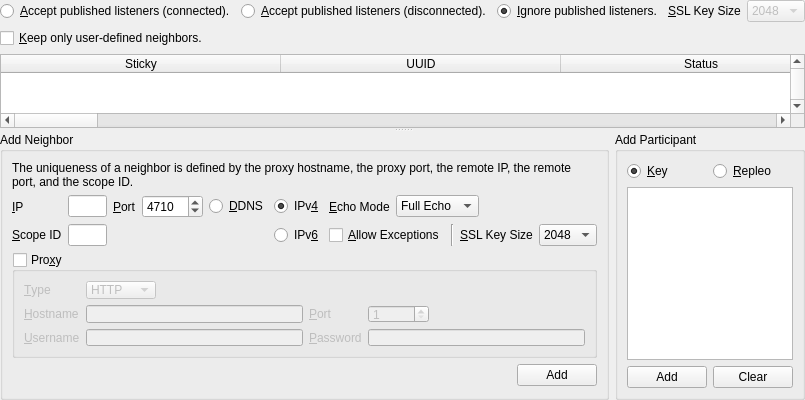
             <widget class="QSplitter" name="neighborsVerticalSplitter">
              <property name="orientation">
               <enum>Qt::Vertical</enum>
              </property>
              <widget class="QWidget" name="layoutWidget1a">
               <layout class="QVBoxLayout" name="verticalLayout_2">
                <item>
                 <layout class="QHBoxLayout" name="horizontalLayout_24">
                  <item>
                   <layout class="QHBoxLayout" name="horizontalLayout_4">
                    <item>
                     <widget class="QRadioButton" name="acceptPublishedConnected">
                      <property name="toolTip">
                       <string>Select this option if you would like to accept and connect to published listeners.</string>
                      </property>
                      <property name="text">
                       <string>&amp;Accept published listeners (connected).</string>
                      </property>
                     </widget>
                    </item>
                    <item>
                     <widget class="QRadioButton" name="acceptPublishedDisconnected">
                      <property name="toolTip">
                       <string>Select this option if you would like to accept published listeners.</string>
                      </property>
                      <property name="text">
                       <string>&amp;Accept published listeners (disconnected).</string>
                      </property>
                      <property name="checked">
                       <bool>false</bool>
                      </property>
                     </widget>
                    </item>
                    <item>
                     <widget class="QRadioButton" name="ignorePublished">
                      <property name="text">
                       <string>&amp;Ignore published listeners.</string>
                      </property>
                      <property name="checked">
                       <bool>true</bool>
                      </property>
                     </widget>
                    </item>
                   </layout>
                  </item>
                  <item>
                   <widget class="QLabel" name="label_30">
                    <property name="text">
                     <string>&amp;SSL Key Size</string>
                    </property>
                    <property name="buddy">
                     <cstring>neighborKeySize</cstring>
                    </property>
                   </widget>
                  </item>
                  <item>
                   <widget class="QComboBox" name="publishedKeySize">
                    <property name="enabled">
                     <bool>false</bool>
                    </property>
                    <property name="sizeAdjustPolicy">
                     <enum>QComboBox::AdjustToContents</enum>
                    </property>
                    <item>
                     <property name="text">
                      <string>2048</string>
                     </property>
                    </item>
                    <item>
                     <property name="text">
                      <string>3072</string>
                     </property>
                    </item>
                    <item>
                     <property name="text">
                      <string>4096</string>
                     </property>
                    </item>
                   </widget>
                  </item>
                  <item>
                   <spacer name="horizontalSpacer_24">
                    <property name="orientation">
                     <enum>Qt::Horizontal</enum>
                    </property>
                    <property name="sizeHint" stdset="0">
                     <size>
                      <width>40</width>
                      <height>20</height>
                     </size>
                    </property>
                   </spacer>
                  </item>
                 </layout>
                </item>
                <item>
                 <layout class="QHBoxLayout" name="horizontalLayout_28">
                  <item>
                   <widget class="QCheckBox" name="keepOnlyUserDefinedNeighbors">
                    <property name="text">
                     <string>&amp;Keep only user-defined neighbors.</string>
                    </property>
                   </widget>
                  </item>
                  <item>
                   <spacer name="horizontalSpacer_25">
                    <property name="orientation">
                     <enum>Qt::Horizontal</enum>
                    </property>
                    <property name="sizeHint" stdset="0">
                     <size>
                      <width>40</width>
                      <height>20</height>
                     </size>
                    </property>
                   </spacer>
                  </item>
                 </layout>
                </item>
                <item>
                 <widget class="QTableWidget" name="neighbors">
                  <property name="verticalScrollBarPolicy">
                   <enum>Qt::ScrollBarAlwaysOn</enum>
                  </property>
                  <property name="alternatingRowColors">
                   <bool>true</bool>
                  </property>
                  <property name="selectionMode">
                   <enum>QAbstractItemView::SingleSelection</enum>
                  </property>
                  <property name="selectionBehavior">
                   <enum>QAbstractItemView::SelectRows</enum>
                  </property>
                  <property name="horizontalScrollMode">
                   <enum>QAbstractItemView::ScrollPerPixel</enum>
                  </property>
                  <property name="sortingEnabled">
                   <bool>true</bool>
                  </property>
                  <attribute name="horizontalHeaderDefaultSectionSize">
                   <number>280</number>
                  </attribute>
                  <attribute name="horizontalHeaderShowSortIndicator" stdset="0">
                   <bool>true</bool>
                  </attribute>
                  <attribute name="horizontalHeaderStretchLastSection">
                   <bool>true</bool>
                  </attribute>
                  <column>
                   <property name="text">
                    <string>Sticky</string>
                   </property>
                  </column>
                  <column>
                   <property name="text">
                    <string>UUID</string>
                   </property>
                  </column>
                  <column>
                   <property name="text">
                    <string>Status</string>
                   </property>
                  </column>
                  <column>
                   <property name="text">
                    <string>SSL Key Size</string>
                   </property>
                  </column>
                  <column>
                   <property name="text">
                    <string>Status Control</string>
                   </property>
                  </column>
                  <column>
                   <property name="text">
                    <string>Local IP</string>
                   </property>
                  </column>
                  <column>
                   <property name="text">
                    <string>Local Port</string>
                   </property>
                  </column>
                  <column>
                   <property name="text">
                    <string>External IP</string>
                   </property>
                  </column>
                  <column>
                   <property name="text">
                    <string>External Port</string>
                   </property>
                  </column>
                  <column>
                   <property name="text">
                    <string>Country</string>
                   </property>
                  </column>
                  <column>
                   <property name="text">
                    <string>Remote IP</string>
                   </property>
                  </column>
                  <column>
                   <property name="text">
                    <string>Remote Port</string>
                   </property>
                  </column>
                  <column>
                   <property name="text">
                    <string>Scope ID</string>
                   </property>
                  </column>
                  <column>
                   <property name="text">
                    <string>Protocol</string>
                   </property>
                  </column>
                  <column>
                   <property name="text">
                    <string>Proxy Hostname</string>
                   </property>
                  </column>
                  <column>
                   <property name="text">
                    <string>Proxy Port</string>
                   </property>
                  </column>
                  <column>
                   <property name="text">
                    <string>Max. Buffer Size (Bytes)</string>
                   </property>
                  </column>
                  <column>
                   <property name="text">
                    <string>Max. Content Length (Bytes)</string>
                   </property>
                  </column>
                  <column>
                   <property name="text">
                    <string>Echo Mode</string>
                   </property>
                  </column>
                  <column>
                   <property name="text">
                    <string>Uptime (Seconds)</string>
                   </property>
                  </column>
                  <column>
                   <property name="text">
                    <string>Allow Certificate Exceptions</string>
                   </property>
                  </column>
                  <column>
                   <property name="text">
                    <string>Certificate Digest</string>
                   </property>
                  </column>
                  <column>
                   <property name="text">
                    <string>Bytes Read</string>
                   </property>
                  </column>
                  <column>
                   <property name="text">
                    <string>Bytes Written</string>
                   </property>
                  </column>
                  <column>
                   <property name="text">
                    <string>is_encrypted</string>
                   </property>
                  </column>
                  <column>
                   <property name="text">
                    <string>OID</string>
                   </property>
                  </column>
                 </widget>
                </item>
               </layout>
              </widget>
              <widget class="QWidget" name="layoutWidget1b">
               <layout class="QHBoxLayout" name="horizontalLayout_2">
                <item>
                 <widget class="QGroupBox" name="groupBox_addip_2">
                  <property name="title">
                   <string>Add Neighbor</string>
                  </property>
                  <layout class="QVBoxLayout" name="verticalLayout_21">
                   <property name="bottomMargin">
                    <number>11</number>
                   </property>
                   <item>
                    <widget class="QLabel" name="label_23">
                     <property name="text">
                      <string>The uniqueness of a neighbor is defined by the proxy hostname, the proxy port, the remote IP, the remote port, and the scope ID.</string>
                     </property>
                     <property name="wordWrap">
                      <bool>true</bool>
                     </property>
                    </widget>
                   </item>
                   <item>
                    <layout class="QGridLayout" name="gridLayout_3">
                     <item row="0" column="1">
                      <widget class="QLineEdit" name="neighborIP"/>
                     </item>
                     <item row="0" column="0">
                      <widget class="QLabel" name="label_24">
                       <property name="sizePolicy">
                        <sizepolicy hsizetype="Minimum" vsizetype="Preferred">
                         <horstretch>0</horstretch>
                         <verstretch>0</verstretch>
                        </sizepolicy>
                       </property>
                       <property name="layoutDirection">
                        <enum>Qt::RightToLeft</enum>
                       </property>
                       <property name="text">
                        <string>&amp;IP</string>
                       </property>
                       <property name="buddy">
                        <cstring>neighborIP</cstring>
                       </property>
                      </widget>
                     </item>
                     <item row="0" column="3">
                      <widget class="QSpinBox" name="neighborPort">
                       <property name="minimum">
                        <number>1</number>
                       </property>
                       <property name="maximum">
                        <number>65535</number>
                       </property>
                       <property name="value">
                        <number>4710</number>
                       </property>
                      </widget>
                     </item>
                     <item row="0" column="5">
                      <widget class="QRadioButton" name="ipv4Neighbor">
                       <property name="layoutDirection">
                        <enum>Qt::LeftToRight</enum>
                       </property>
                       <property name="text">
                        <string>IPv&amp;4</string>
                       </property>
                       <property name="checked">
                        <bool>true</bool>
                       </property>
                      </widget>
                     </item>
                     <item row="0" column="2">
                      <widget class="QLabel" name="label_13">
                       <property name="sizePolicy">
                        <sizepolicy hsizetype="Minimum" vsizetype="Preferred">
                         <horstretch>0</horstretch>
                         <verstretch>0</verstretch>
                        </sizepolicy>
                       </property>
                       <property name="layoutDirection">
                        <enum>Qt::RightToLeft</enum>
                       </property>
                       <property name="text">
                        <string>&amp;Port</string>
                       </property>
                       <property name="buddy">
                        <cstring>neighborPort</cstring>
                       </property>
                      </widget>
                     </item>
                     <item row="1" column="0">
                      <widget class="QLabel" name="neighborScopeIdLabel">
                       <property name="text">
                        <string>&amp;Scope ID</string>
                       </property>
                       <property name="buddy">
                        <cstring>neighborScopeId</cstring>
                       </property>
                      </widget>
                     </item>
                     <item row="1" column="1">
                      <widget class="QLineEdit" name="neighborScopeId"/>
                     </item>
                     <item row="1" column="5">
                      <widget class="QRadioButton" name="ipv6Neighbor">
                       <property name="layoutDirection">
                        <enum>Qt::LeftToRight</enum>
                       </property>
                       <property name="text">
                        <string>IPv&amp;6</string>
                       </property>
                      </widget>
                     </item>
                     <item row="0" column="4">
                      <widget class="QRadioButton" name="dynamicdns">
                       <property name="toolTip">
                        <string>Dynamic DNS</string>
                       </property>
                       <property name="text">
                        <string>&amp;DDNS</string>
                       </property>
                      </widget>
                     </item>
                     <item row="1" column="6">
                      <layout class="QHBoxLayout" name="horizontalLayout_35">
                       <item>
                        <widget class="QCheckBox" name="addException">
                         <property name="toolTip">
                          <string>&lt;html&gt;&lt;head/&gt;&lt;body&gt;&lt;p&gt;Spot-On will record peer certificates during initial connections. Subsequent connections will cause Spot-On to inspect peer certificates. If there are discrepancies between recorded certificates and transmitted certificates, Spot-On will abandon the connections. Enable this option if you would like Spot-On to ignore discrepancies.&lt;/p&gt;&lt;/body&gt;&lt;/html&gt;</string>
                         </property>
                         <property name="text">
                          <string>&amp;Allow Exceptions</string>
                         </property>
                        </widget>
                       </item>
                       <item>
                        <widget class="Line" name="line_7">
                         <property name="orientation">
                          <enum>Qt::Vertical</enum>
                         </property>
                        </widget>
                       </item>
                       <item>
                        <widget class="QLabel" name="label_29">
                         <property name="text">
                          <string>&amp;SSL Key Size</string>
                         </property>
                         <property name="buddy">
                          <cstring>neighborKeySize</cstring>
                         </property>
                        </widget>
                       </item>
                       <item>
                        <widget class="QComboBox" name="neighborKeySize">
                         <property name="sizeAdjustPolicy">
                          <enum>QComboBox::AdjustToContents</enum>
                         </property>
                         <item>
                          <property name="text">
                           <string>2048</string>
                          </property>
                         </item>
                         <item>
                          <property name="text">
                           <string>3072</string>
                          </property>
                         </item>
                         <item>
                          <property name="text">
                           <string>4096</string>
                          </property>
                         </item>
                        </widget>
                       </item>
                       <item>
                        <spacer name="horizontalSpacer_42">
                         <property name="orientation">
                          <enum>Qt::Horizontal</enum>
                         </property>
                         <property name="sizeHint" stdset="0">
                          <size>
                           <width>40</width>
                           <height>20</height>
                          </size>
                         </property>
                        </spacer>
                       </item>
                      </layout>
                     </item>
                     <item row="0" column="6">
                      <layout class="QHBoxLayout" name="horizontalLayout_44">
                       <item>
                        <widget class="QLabel" name="label_39">
                         <property name="text">
                          <string>&amp;Echo Mode</string>
                         </property>
                         <property name="buddy">
                          <cstring>neighborsEchoMode</cstring>
                         </property>
                        </widget>
                       </item>
                       <item>
                        <widget class="QComboBox" name="neighborsEchoMode">
                         <property name="sizeAdjustPolicy">
                          <enum>QComboBox::AdjustToContents</enum>
                         </property>
                         <item>
                          <property name="text">
                           <string>Full Echo</string>
                          </property>
                         </item>
                         <item>
                          <property name="text">
                           <string>Half Echo</string>
                          </property>
                         </item>
                        </widget>
                       </item>
                       <item>
                        <spacer name="horizontalSpacer_40">
                         <property name="orientation">
                          <enum>Qt::Horizontal</enum>
                         </property>
                         <property name="sizeHint" stdset="0">
                          <size>
                           <width>40</width>
                           <height>20</height>
                          </size>
                         </property>
                        </spacer>
                       </item>
                      </layout>
                     </item>
                    </layout>
                   </item>
                   <item>
                    <widget class="QGroupBox" name="proxy">
                     <property name="title">
                      <string>Pro&amp;xy</string>
                     </property>
                     <property name="checkable">
                      <bool>true</bool>
                     </property>
                     <property name="checked">
                      <bool>false</bool>
                     </property>
                     <layout class="QGridLayout" name="gridLayout_5">
                      <item row="0" column="0">
                       <widget class="QLabel" name="label_3">
                        <property name="text">
                         <string>&amp;Type</string>
                        </property>
                        <property name="buddy">
                         <cstring>proxyType</cstring>
                        </property>
                       </widget>
                      </item>
                      <item row="1" column="0">
                       <widget class="QLabel" name="label_7">
                        <property name="text">
                         <string>&amp;Hostname</string>
                        </property>
                        <property name="buddy">
                         <cstring>proxyHostname</cstring>
                        </property>
                       </widget>
                      </item>
                      <item row="1" column="1">
                       <widget class="QLineEdit" name="proxyHostname"/>
                      </item>
                      <item row="1" column="2">
                       <widget class="QLabel" name="label_8">
                        <property name="text">
                         <string>&amp;Port</string>
                        </property>
                        <property name="buddy">
                         <cstring>proxyPort</cstring>
                        </property>
                       </widget>
                      </item>
                      <item row="2" column="0">
                       <widget class="QLabel" name="label_19">
                        <property name="text">
                         <string>&amp;Username</string>
                        </property>
                        <property name="buddy">
                         <cstring>proxyUsername</cstring>
                        </property>
                       </widget>
                      </item>
                      <item row="2" column="1">
                       <widget class="QLineEdit" name="proxyUsername"/>
                      </item>
                      <item row="2" column="2">
                       <widget class="QLabel" name="label_20">
                        <property name="text">
                         <string>&amp;Password</string>
                        </property>
                        <property name="buddy">
                         <cstring>proxyPassword</cstring>
                        </property>
                       </widget>
                      </item>
                      <item row="2" column="3">
                       <widget class="QLineEdit" name="proxyPassword">
                        <property name="text">
                         <string/>
                        </property>
                        <property name="echoMode">
                         <enum>QLineEdit::Password</enum>
                        </property>
                       </widget>
                      </item>
                      <item row="0" column="1">
                       <layout class="QHBoxLayout" name="horizontalLayout_29">
                        <item>
                         <widget class="QComboBox" name="proxyType">
                          <property name="sizeAdjustPolicy">
                           <enum>QComboBox::AdjustToContents</enum>
                          </property>
                          <item>
                           <property name="text">
                            <string>HTTP</string>
                           </property>
                          </item>
                          <item>
                           <property name="text">
                            <string>Socks5</string>
                           </property>
                          </item>
                          <item>
                           <property name="text">
                            <string>System</string>
                           </property>
                          </item>
                         </widget>
                        </item>
                        <item>
                         <spacer name="horizontalSpacer_28">
                          <property name="orientation">
                           <enum>Qt::Horizontal</enum>
                          </property>
                          <property name="sizeHint" stdset="0">
                           <size>
                            <width>40</width>
                            <height>20</height>
                           </size>
                          </property>
                         </spacer>
                        </item>
                       </layout>
                      </item>
                      <item row="1" column="3">
                       <layout class="QHBoxLayout" name="horizontalLayout_39">
                        <item>
                         <widget class="QSpinBox" name="proxyPort">
                          <property name="minimum">
                           <number>1</number>
                          </property>
                          <property name="maximum">
                           <number>65535</number>
                          </property>
                         </widget>
                        </item>
                        <item>
                         <spacer name="horizontalSpacer_29">
                          <property name="orientation">
                           <enum>Qt::Horizontal</enum>
                          </property>
                          <property name="sizeHint" stdset="0">
                           <size>
                            <width>40</width>
                            <height>20</height>
                           </size>
                          </property>
                         </spacer>
                        </item>
                       </layout>
                      </item>
                     </layout>
                    </widget>
                   </item>
                   <item>
                    <layout class="QHBoxLayout" name="horizontalLayout_6">
                     <item>
                      <spacer name="horizontalSpacer_10">
                       <property name="orientation">
                        <enum>Qt::Horizontal</enum>
                       </property>
                       <property name="sizeHint" stdset="0">
                        <size>
                         <width>40</width>
                         <height>20</height>
                        </size>
                       </property>
                      </spacer>
                     </item>
                     <item>
                      <widget class="QPushButton" name="addNeighbor">
                       <property name="text">
                        <string>Add</string>
                       </property>
                      </widget>
                     </item>
                    </layout>
                   </item>
                   <item>
                    <spacer name="verticalSpacer_8">
                     <property name="orientation">
                      <enum>Qt::Vertical</enum>
                     </property>
                     <property name="sizeHint" stdset="0">
                      <size>
                       <width>20</width>
                       <height>40</height>
                      </size>
                     </property>
                    </spacer>
                   </item>
                  </layout>
                 </widget>
                </item>
                <item>
                 <widget class="QGroupBox" name="groupBox_addkey_2">
                  <property name="title">
                   <string>Add Participant</string>
                  </property>
                  <layout class="QVBoxLayout" name="verticalLayout_22">
                   <item>
                    <layout class="QHBoxLayout" name="horizontalLayout_30">
                     <item>
                      <widget class="QRadioButton" name="addFriendPublicKeyRadio">
                       <property name="text">
                        <string>&amp;Key</string>
                       </property>
                       <property name="checked">
                        <bool>true</bool>
                       </property>
                      </widget>
                     </item>
                     <item>
                      <widget class="QRadioButton" name="addFriendSymmetricBundleRadio">
                       <property name="text">
                        <string>&amp;Repleo</string>
                       </property>
                      </widget>
                     </item>
                    </layout>
                   </item>
                   <item>
                    <widget class="QTextEdit" name="friendInformation">
                     <property name="tabChangesFocus">
                      <bool>true</bool>
                     </property>
                    </widget>
                   </item>
                   <item>
                    <layout class="QHBoxLayout" name="horizontalLayout_21">
                     <item>
                      <spacer name="horizontalSpacer_8">
                       <property name="orientation">
                        <enum>Qt::Horizontal</enum>
                       </property>
                       <property name="sizeHint" stdset="0">
                        <size>
                         <width>40</width>
                         <height>20</height>
                        </size>
                       </property>
                      </spacer>
                     </item>
                     <item>
                      <widget class="QPushButton" name="addFriend">
                       <property name="text">
                        <string>Add</string>
                       </property>
                      </widget>
                     </item>
                     <item>
                      <widget class="QPushButton" name="clearFriend">
                       <property name="text">
                        <string>Clear</string>
                       </property>
                      </widget>
                     </item>
                     <item>
                      <spacer name="horizontalSpacer_19">
                       <property name="orientation">
                        <enum>Qt::Horizontal</enum>
                       </property>
                       <property name="sizeHint" stdset="0">
                        <size>
                         <width>40</width>
                         <height>20</height>
                        </size>
                       </property>
                      </spacer>
                     </item>
                    </layout>
                   </item>
                  </layout>
                 </widget>
                </item>
               </layout>
              </widget>
             </widget>
